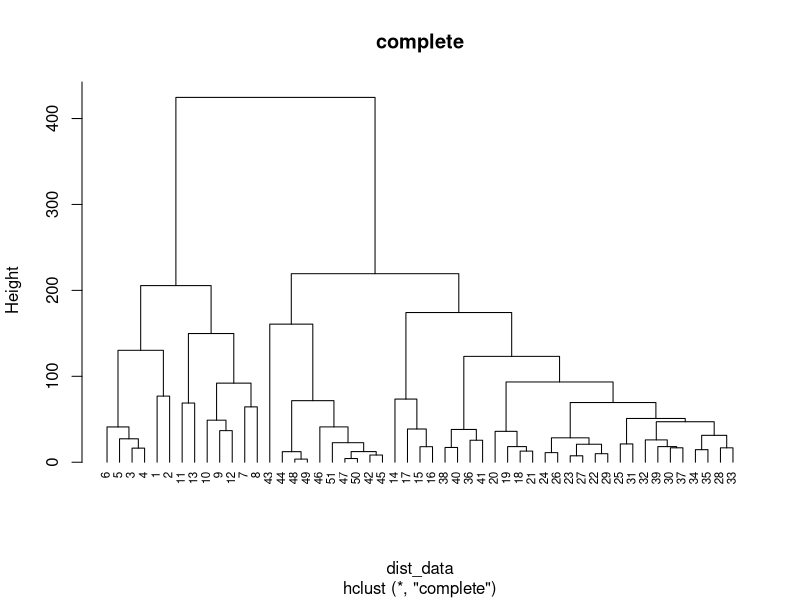
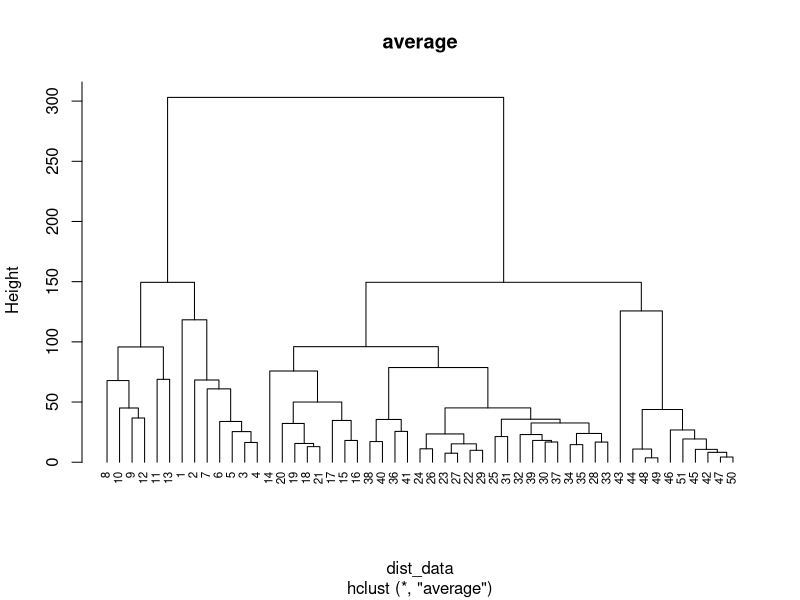
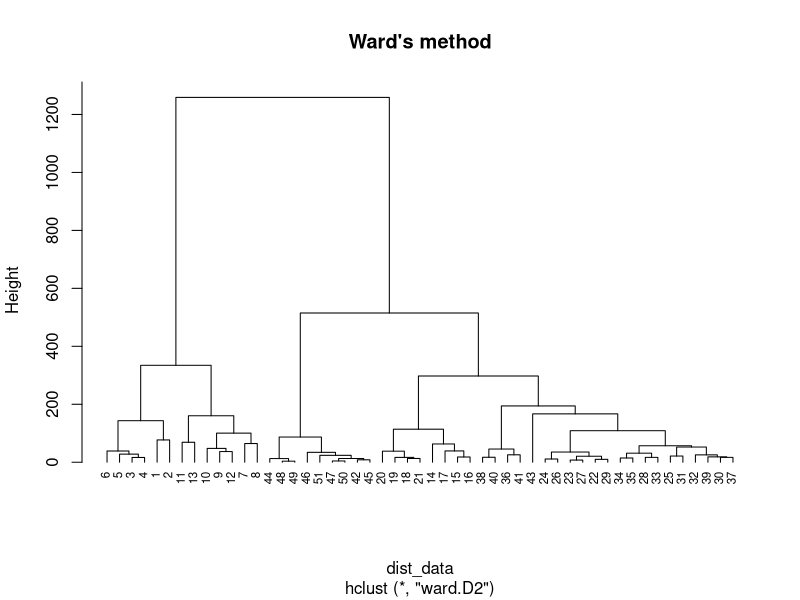

R code for these plots, in order:
# lec12_2_clus.R
# Clustering
# Hierarchical Clustering
# Linkage method, Dendrogram

# set working directory
setwd("D:/tempstore/moocr")

# read csv file
wages1833<-read.csv(file="wages1833.csv", stringsAsFactors = TRUE)
head(wages1833, n=10)

# preprocessing
# delete ID variable
dat1<-wages1833[ , -1]
# delete missing data
dat1<-na.omit(dat1)
str(dat1)

# calculate distance between each nodes
dist_data<-dist(dat1)

# prepare hierarchical cluster
# complete linkage method
hc_a <- hclust(dist_data, method = "complete")
plot(hc_a, hang = -1, cex=0.7, main = "complete")

# average linkage method
# check how different from complete method
hc_c <- hclust(dist_data, method = "average")
plot(hc_c, hang = -1, cex=0.7, main = "average")

# Ward's method
hc_c <- hclust(dist_data, method = "ward.D2")
plot(hc_c, hang = -1, cex=0.7, main = "Ward's method")

